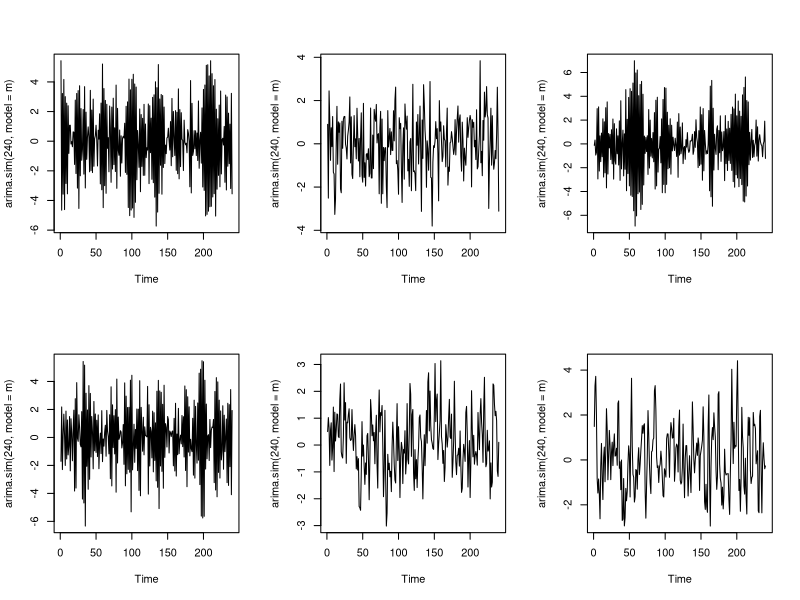

This figure's R source:
zs = function (num) {
    return(rep(0, times=num))
}

model = function(a1, b1) {return(c(a1, zs(10), b1, a1*b1))}

models = list(
    list(ar=-c(0.9)),
    list(ar=-c(zs(11), 0.7)),
    list(ar=-c(0.9), ma=c(zs(11), 0.4)),
    list(ar=-model(0.9, 0.7)),
    list(ma=model(0.4, 0.3)),
    list(ar=-c(zs(11), 0.4), ma=c(0.7))
);

par(mfrow=c(2,3))
for (m in models) {
    plot(arima.sim(240, model=m))
}
